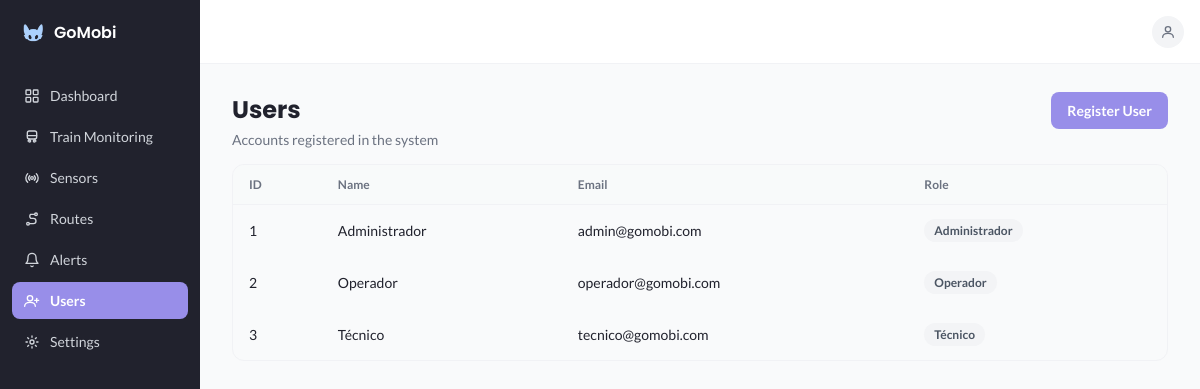
Before: /usuarios/index.php (signed in) with the older database file.
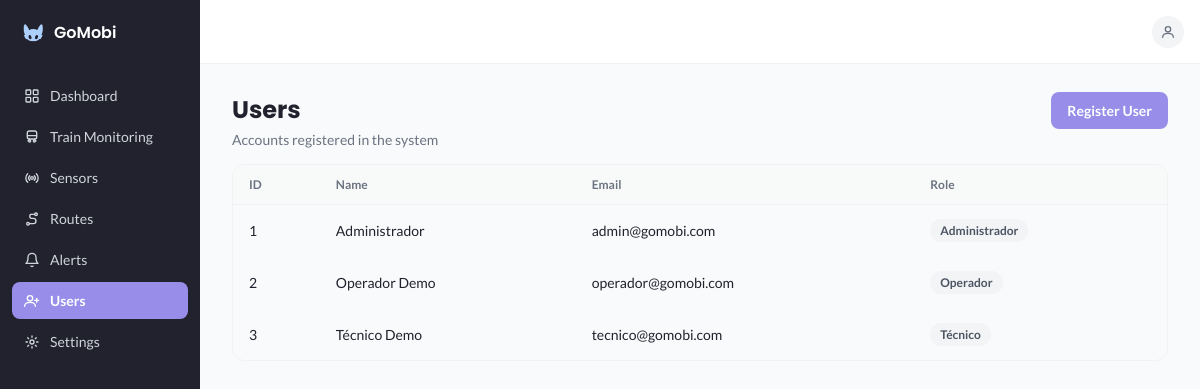
After: the same page with the newer database file.
### tables this page shows
CREATE TABLE IF NOT EXISTS usuario (
  id     INT UNSIGNED NOT NULL AUTO_INCREMENT,
  nome   VARCHAR(100) NOT NULL,
  login  VARCHAR(100) NOT NULL,
  senha  VARCHAR(255) NOT NULL,
  papel  ENUM('administrador', 'operador', 'tecnico') NOT NULL,
  PRIMARY KEY (id),
  UNIQUE KEY uq_usuario_login (login)
);

### includes/proteger.php (called while the page is built, shortened)
<?php
if (!function_exists('h')) {
    function h($texto): string
    {
        return htmlspecialchars((string) $texto, ENT_QUOTES, 'UTF-8');
    }
}
require_once __DIR__ . '/permissao.php';

### includes/permissao.php (called while the page is built, shortened)
<?php
function pode_acessar(string $pagina, string $papel): bool
{
    return in_array($papel, ACESSO[$pagina] ?? [], true);
}

### usuarios/index.php (the view, shortened to what this page needs)
<?php
$raiz   = '../';
$pagina = 'users';
require __DIR__ . '/../config/conexao.php';
require __DIR__ . '/../includes/layout_inicio.php';
$usuarios = [];
$res = $conexao->query('SELECT id, nome, login, papel FROM usuario ORDER BY nome');
if ($res) {
    while ($linha = $res->fetch_assoc()) { $usuarios[] = $linha; }
}
?>
        <div class="sensors-header">
          <div>
            <h1 class="page-title">Users</h1>
            <p class="page-subtitle">Accounts registered in the system</p>
          </div>
          <a class="btn btn-primary" href="cadastrar.php">Register User</a>
        </div>
        <div class="table-wrap">
          <table>
            <thead><tr><th>ID</th><th>Name</th><th>Email</th><th>Role</th></tr></thead>
            <tbody>
<?php foreach ($usuarios as $u): ?>
              <tr>
                <td><?= (int) $u['id'] ?></td><td><?= h($u['nome']) ?></td><td><?= h($u['login']) ?></td>
                <td><span class="badge badge-viewer"><?= h(PAPEIS[$u['papel']] ?? $u['papel']) ?></span></td>
              </tr>
<?php endforeach; ?>
            </tbody>
          </table>
        </div>
<?php require __DIR__ . '/../includes/layout_fim.php'; ?>

### includes/layout_inicio.php (shortened to what this page needs)
<?php
$raiz   = $raiz ?? '';
require_once __DIR__ . '/proteger.php';
?>
<!doctype html>
<html lang="pt-BR">
<head>
  <link rel="stylesheet" href="<?= $raiz ?>assets/css/style.css" />
</head>
<body data-page="<?= h($pagina) ?>">
  <div class="app">
<?php require __DIR__ . '/sidebar.php'; ?>
    <div class="main-column">
<?php require __DIR__ . '/cabecalho.php'; ?>
      <main class="content">

### includes/sidebar.php (shortened to what this page needs)
<?php
require_once __DIR__ . '/permissao.php';
$raiz = $raiz ?? '';
$itens_menu = [
    ['pagina' => 'dashboard', 'href' => 'principal.php',        'rotulo' => 'Dashboard',        'icone' => '<rect x="3" y="3" width="7" height="7" rx="1"/><rect x="14" y="3" width="7" height="7" rx="1"/><rect x="3" y="14" width="7" height="7" rx="1"/><rect x="14" y="14" width="7" height="7" rx="1"/>'],
    ['pagina' => 'trains',    'href' => 'trens.php',            'rotulo' => 'Train Monitoring', 'icone' => '<rect x="5" y="3" width="14" height="12" rx="3"/><line x1="5" y1="10" x2="19" y2="10"/><circle cx="8.5" cy="18" r="1.5"/><circle cx="15.5" cy="18" r="1.5"/><line x1="8" y1="15" x2="6" y2="18"/><line x1="16" y1="15" x2="18" y2="18"/>'],
    ['pagina' => 'sensors',   'href' => 'sensores.php',         'rotulo' => 'Sensors',          'icone' => '<circle cx="12" cy="12" r="2"/><path d="M8.5 8.5a5 5 0 0 0 0 7"/><path d="M15.5 8.5a5 5 0 0 1 0 7"/><path d="M5.5 5.5a9 9 0 0 0 0 13"/><path d="M18.5 5.5a9 9 0 0 1 0 13"/>'],
    ['pagina' => 'routes',    'href' => 'rotas.php',            'rotulo' => 'Routes',           'icone' => '<circle cx="6" cy="19" r="2"/><circle cx="18" cy="5" r="2"/><path d="M8 19h6a4 4 0 0 0 0-8h-4a4 4 0 0 1 0-6h6"/>'],
    ['pagina' => 'alerts',    'href' => 'alertas.php',          'rotulo' => 'Alerts',           'icone' => '<path d="M18 8a6 6 0 0 0-12 0c0 7-3 9-3 9h18s-3-2-3-9"/><path d="M13.7 21a2 2 0 0 1-3.4 0"/>'],
    ['pagina' => 'users',     'href' => 'usuarios/index.php',   'rotulo' => 'Users',            'icone' => '<circle cx="9" cy="8" r="4"/><path d="M1 20c0-4 3.5-6 8-6s8 2 8 6"/><line x1="19" y1="8" x2="19" y2="14"/><line x1="16" y1="11" x2="22" y2="11"/>'],
    ['pagina' => 'settings',  'href' => 'configuracoes.php',    'rotulo' => 'Settings',         'icone' => '<circle cx="12" cy="12" r="3"/><path d="M12 3v2M12 19v2M3 12h2M19 12h2M5.6 5.6l1.4 1.4M17 17l1.4 1.4M18.4 5.6L17 7M7 17l-1.4 1.4"/>'],
];
$papel_menu = $_SESSION['papel'] ?? '';
$itens_menu = array_values(array_filter($itens_menu, function ($item) use ($papel_menu) {
    return pode_acessar($item['pagina'], $papel_menu);
}));
?>
    <aside class="sidebar">
      <div class="logo-area">
        <a href="<?= $raiz ?>principal.php" class="logo-link">
          <img src="<?= $raiz ?>assets/img/logo.png" alt="GoMobi" />
          <span>GoMobi</span>
        </a>
      </div>
      <nav class="nav-list">
        <?php foreach ($itens_menu as $item): ?>
        <a href="<?= $raiz . $item['href'] ?>" class="nav-link" data-page="<?= $item['pagina'] ?>">
          <svg class="icon" width="16" height="16" viewBox="0 0 24 24" fill="none" stroke="currentColor" stroke-width="2" stroke-linecap="round" stroke-linejoin="round"><?= $item['icone'] ?></svg>
          <?= $item['rotulo'] ?>
        </a>
        <?php endforeach; ?>
      </nav>
    </aside>

### includes/cabecalho.php (shortened to what this page needs)
<?php
require_once __DIR__ . '/permissao.php';
?>
      <header class="header">
        <div class="user-menu">
          <button class="user-icon-btn" data-user-menu-btn aria-label="User menu">
            <svg class="icon" width="16" height="16" viewBox="0 0 24 24" fill="none" stroke="currentColor" stroke-width="2" stroke-linecap="round" stroke-linejoin="round"><circle cx="12" cy="8" r="4"/><path d="M4 20c0-4 3.5-6 8-6s8 2 8 6"/></svg>
          </button>
        </div>
      </header>

### includes/layout_fim.php (shortened to what this page needs)
      </main>
    </div>
  </div>
</body>
</html>

### assets/css/style.css (style rules this page uses)
:root { --azul-claro: #acd1fd; --roxo-claro: #988ee9; --roxo-hover: #847ade; --azul-escuro: #21222d; --branco: #ffffff; --cinza-fundo: #f9fafb; --cinza-borda: #e5e7eb; --cinza-texto: #6b7280; --vermelho: #ef4444; --verde: #10b981; --amarelo: #f59e0b; }
* { box-sizing: border-box; margin: 0; padding: 0; }
body { font-family: 'Lato', sans-serif; color: var(--azul-escuro); background-color: var(--branco); -webkit-font-smoothing: antialiased; }
h1, h2, h3, h4 { font-family: 'Poppins', sans-serif; }
a { text-decoration: none; color: inherit; }
button { font-family: 'Lato', sans-serif; cursor: pointer; border: none; background: none; }
.btn { display: inline-flex; align-items: center; justify-content: center; gap: 6px; padding: 10px 16px; font-size: 14px; font-weight: 600; border-radius: 8px; transition: background-color 0.15s; }
.btn-primary { background-color: var(--roxo-claro); color: var(--branco); }
.app { display: flex; height: 100vh; overflow: hidden; background-color: var(--cinza-fundo); }
.sidebar { display: none; flex-direction: column; width: 200px; flex-shrink: 0; height: 100vh; background-color: var(--azul-escuro); padding: 20px 12px; }
.sidebar .logo-area { padding: 0 8px; margin-bottom: 32px; }
.logo-link { display: flex; align-items: center; gap: 8px; }
.logo-link img { width: 26px; height: auto; }
.logo-link span { font-family: 'Poppins', sans-serif; font-weight: 600; color: var(--branco); font-size: 16px; }
.nav-list { display: flex; flex-direction: column; gap: 4px; }
.nav-link { display: flex; align-items: center; gap: 10px; padding: 10px 12px; border-radius: 8px; font-size: 14px; color: #d1d5db; }
.nav-link.active { background-color: var(--roxo-claro); color: var(--branco); font-weight: 600; }
.nav-link .icon { width: 16px; height: 16px; flex-shrink: 0; }
.main-column { display: flex; flex-direction: column; flex: 1; min-width: 0; }
.header { display: flex; align-items: center; justify-content: space-between; height: 64px; flex-shrink: 0; background-color: var(--branco); border-bottom: 1px solid #f1f2f5; padding: 0 16px; }
.user-menu { position: relative; }
.user-icon-btn { width: 32px; height: 32px; border-radius: 999px; background-color: #f3f4f6; color: #6b7280; display: flex; align-items: center; justify-content: center; }
.content { flex: 1; overflow-y: auto; padding: 20px 16px; }
.page-title { font-size: 24px; font-weight: 700; }
.page-subtitle { font-size: 14px; color: var(--cinza-texto); margin-top: 4px; }
.badge { display: inline-flex; align-items: center; gap: 6px; padding: 4px 10px; border-radius: 999px; font-size: 12px; font-weight: 600; }
.badge-viewer { background-color: #f3f4f6; color: #4b5563; }
.sensors-header { display: flex; flex-wrap: wrap; align-items: flex-start; justify-content: space-between; gap: 12px; }
.table-wrap { margin-top: 16px; overflow-x: auto; border: 1px solid #f1f2f5; border-radius: 12px; }
table { width: 100%; min-width: 720px; border-collapse: collapse; text-align: left; }
thead tr { border-bottom: 1px solid #f1f2f5; background-color: #f9fafb99; }
th { padding: 12px 16px; font-size: 12px; font-weight: 600; color: var(--cinza-texto); white-space: nowrap; }
tbody tr { border-bottom: 1px solid #f9fafb; }
tbody tr:last-child { border-bottom: none; }
td { padding: 14px 16px; font-size: 14px; white-space: nowrap; }
.icon { display: inline-block; vertical-align: middle; }
@media (min-width: 768px) { .sidebar { display: flex; } }
@media (min-width: 768px) { .content { padding: 28px 32px; } }

Changed rows visible on the page:
changed usuario "operador@gomobi.com": nome "Operador" → "Operador Demo"
changed usuario "tecnico@gomobi.com": nome "Técnico" → "Técnico Demo"
